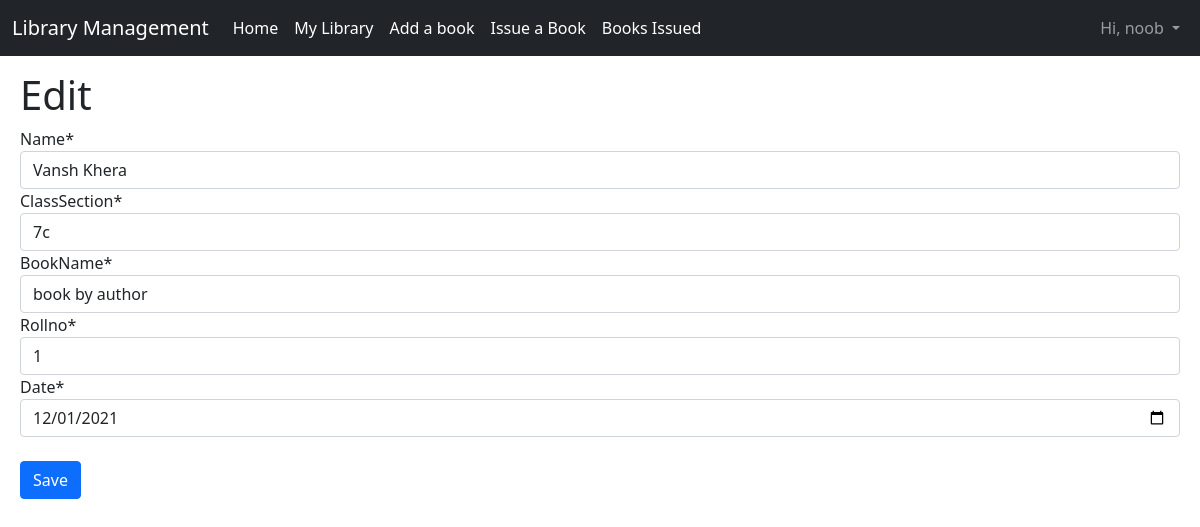
The app's page /issue/edit/13 (signed in) with its own data.
### main/models.py (models this page shows, shortened)
class IssueBook(models.Model):
    name = models.CharField(max_length=400)
    classSection = models.CharField(max_length=10)
    bookName = models.ForeignKey(Book, on_delete=models.CASCADE)
    rollno = models.PositiveIntegerField()
    issued_date = models.DateTimeField(auto_now_add=True)
    date = models.DateField()

### main/views.py (the view, shortened to what this page needs)
# urls.py: path("issue/edit/<int:id>", views.issueEdit, name="issue_edit"),
@login_required(login_url='login')
def issueEdit(request, id):
    current_data = IssueBook.objects.get(id=id)
    form = issueBook(instance=current_data)
    context = {
        "form" : form
    }
    return render(request, 'issue_update.html', context)

### main/forms.py
class issueBook(ModelForm):
    date = forms.DateTimeField(widget=forms.DateInput(attrs={'type':'date'}))
    class Meta:
        model = IssueBook
        fields = '__all__'

### main/models.py (called while the page is built)
    def __str__(self):
        return f"{self.title} by {self.author}"

### templates/issue_update.html (shortened to what this page needs)
{% extends "layout.html" %}
{% load crispy_forms_tags %}
{% block body %}
    <h1>Edit</h1>
    <form method="POST">
        {{ form|crispy }}
        <br>
        <button class="btn btn-primary">Save</button>
    </form>
{% endblock body %}

### templates/layout.html (shortened to what this page needs)
{% load static %}
<!DOCTYPE html>
<html lang="en">
<head>
    <link href="https://cdn.jsdelivr.net/npm/bootstrap@5.1.1/dist/css/bootstrap.min.css" rel="stylesheet">
    <link rel="stylesheet" href="{% static 'styles.css' %}">
</head>
<body>
    <nav class="navbar navbar-expand-lg navbar-dark bg-dark sticky-top">
        <div class="container-fluid">
          <a class="navbar-brand" href="">Library Management</a>
          <div class="collapse navbar-collapse" id="navbarSupportedContent">
            <ul class="navbar-nav me-auto mb-2 mb-lg-0">
              <li class="nav-item">
                <a class="nav-link active" aria-current="page" href="/">Home</a>
              </li>
              <li class="nav-item">
                <a class="nav-link active" aria-current="page" href="/library">My Library</a>
              </li>
              <li class="nav-item">
                <a class="nav-link active" aria-current="page" href="/add-book">Add a book</a>
              </li>
              <li class="nav-item">
                <a class="nav-link active" aria-current="page" href="/issue-book">Issue a Book</a>
              </li>
              <li class="nav-item">
                <a class="nav-link active" aria-current="page" href="/books-issued">Books Issued</a>
              </li>
              </ul>
              <ul class="navbar-nav ms-auto">
                {% if user.is_authenticated %}
                <li class="nav-item dropdown">
                  <a class="nav-link dropdown-toggle" href="#" id="navbarDarkDropdownMenuLink" role="button" data-bs-toggle="dropdown" aria-expanded="false">
                    Hi, {{ request.user }}
                  </a>
                </li>
                {% endif %}
              </ul>
          </div>
        </div>
      </nav>
    <div class="content">
        {% block body %}{% endblock body %}
    </div>
</body>
</html>

### static/styles.css (style rules this page uses)
.content { margin: 15px 20px; }

### records on screen
IssueBook: name "Vansh Khera", classSection "7c", bookName "book by author", rollno "1", date "12/01/2021"

### other values on screen
{{ request.user }} "noob"
